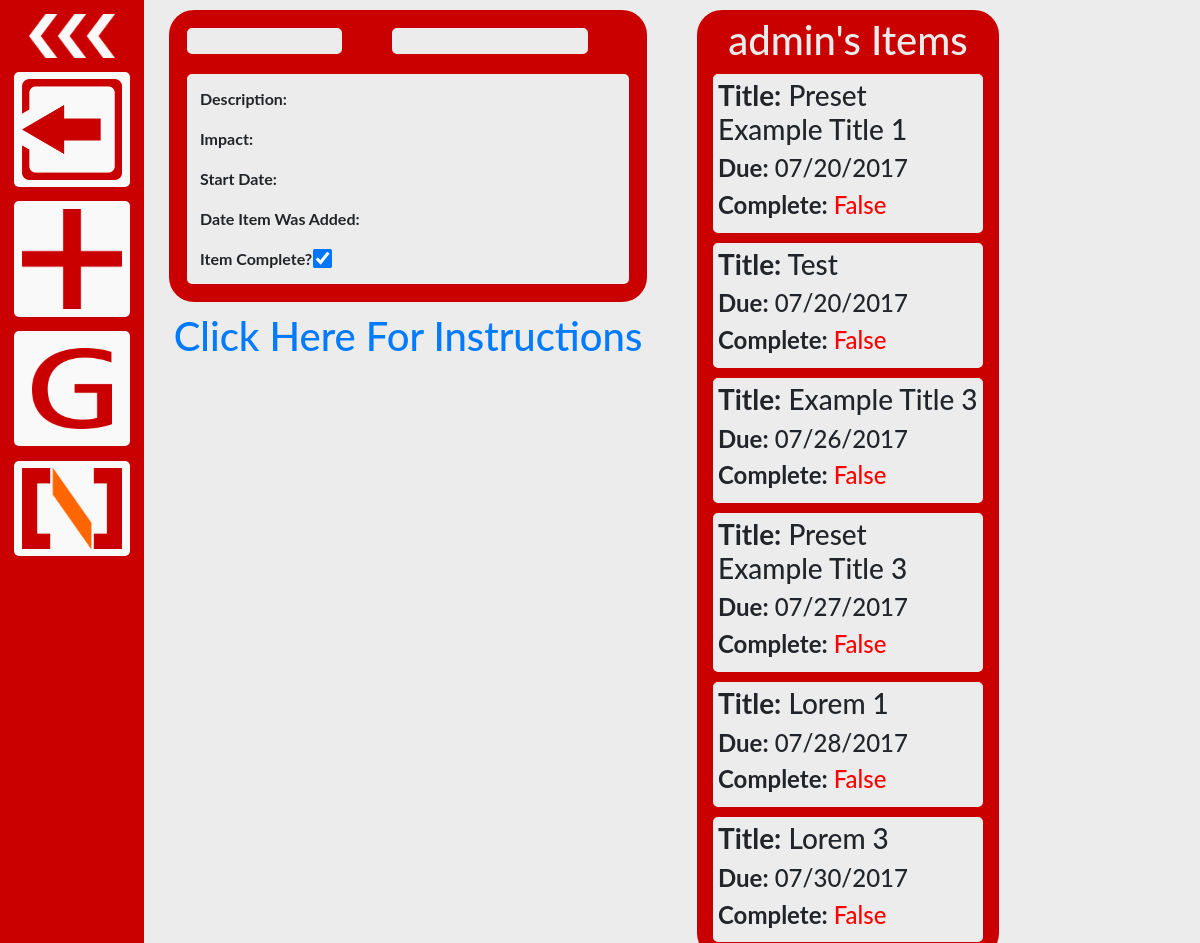
The page /todo/ (signed in, upper part) on the database as committed earlier.
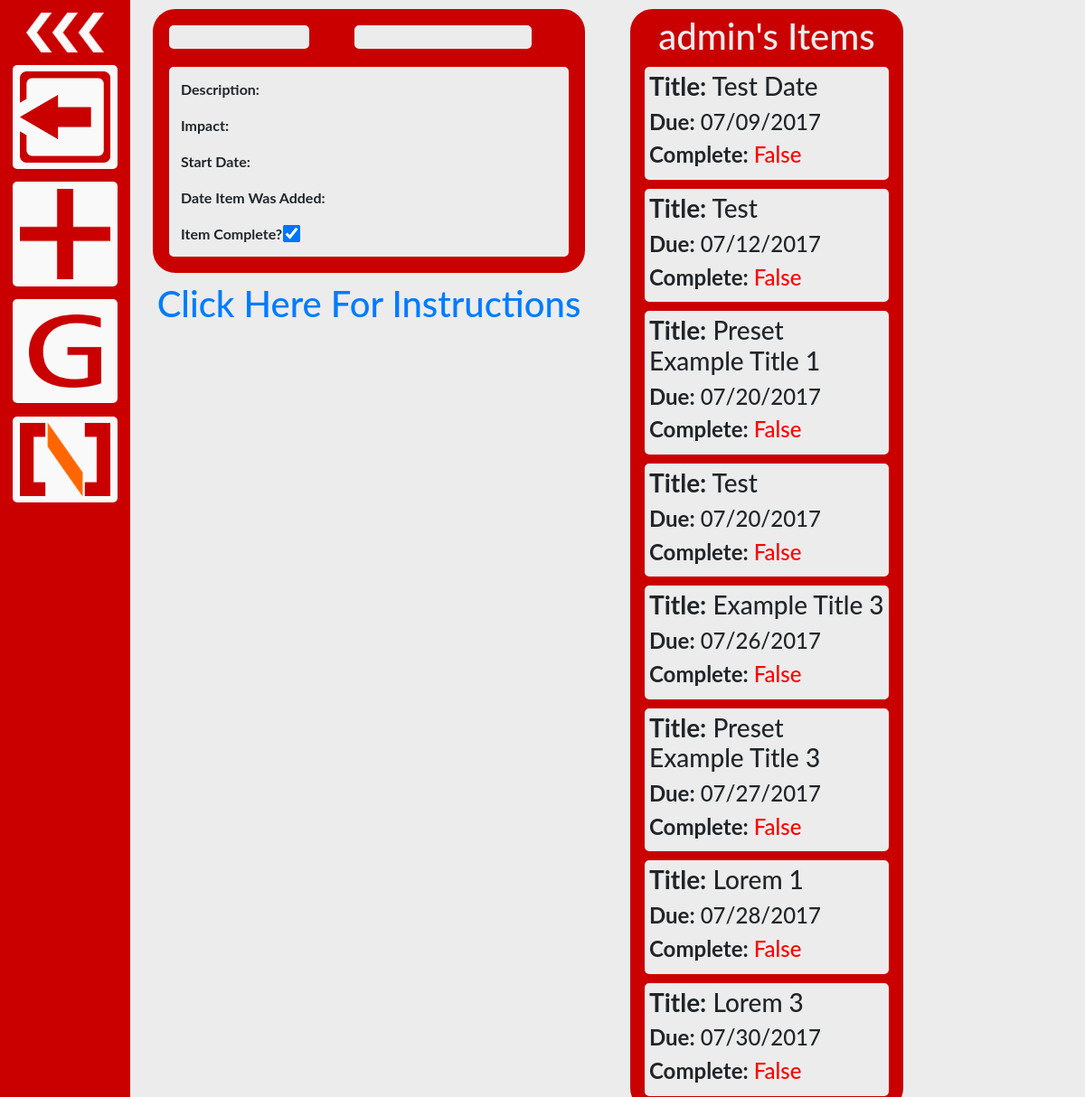
The same page on the database as committed later.
### todo/models.py (models this page shows, shortened)
class Item(models.Model):
    username = models.CharField(max_length=200)
    title_text = models.CharField(max_length=200)
    desc_text = models.TextField()
    impact_text = models.TextField()
    start_date = models.DateTimeField()
    due_date = models.DateTimeField()
    priority = models.FloatField()
    complete = models.BooleanField()
    add_date = models.DateTimeField()

### todo/views.py (the view)
@login_required(login_url='/login/')
def index(request):
    username = request.user
    todo_items = Item.objects\
        .filter(username=username, due_date__gte=timezone.now())\
        .order_by('due_date')
    past_items = Item.objects\
        .filter(username=username, due_date__lt=timezone.now())\
        .order_by('due_date')
    return render(request, 'todo/index.html',
                  {'item_list': todo_items,
                   'past_items': past_items})

### todo/templates/todo/index.html (shortened to what this page needs)
{% extends "todo/base.html" %}
{% block content %}
<div class="container-fluid">
  <div class="row">
    <div class="col-md-6 panel">
      <div id="todo_item">
        <div>
          <div class="row">
            <div class="col-xl-5 col-lg-12 col-sm-12">
              <h1 class="item_header" id="json_title_text"></h1>
            </div>
            <div class="col-xl-6 col-lg-12 col-sm-12">
              <h1 class="item_header" id="json_due_date"></h1>
            </div>
          </div>
          <div class="item_body">
            <p><b>Description:</b><div id="json_desc_text"></div></p>
            <p><b>Impact:</b><div id="json_impact_text"></div></p>
            <p><b>Start Date:</b><div id="json_start_date"></div></p>
            <p><b>Date Item Was Added:</b><div id="json_add_date"></div></p>
            <b>Item Complete? </b><input id="-1" type="checkbox" name="item_complete" checked>
          </div>
        </div>
      </div>
      <div class="text-center">
        <h1><a href="https://github.com/noah-dev/todo_django/blob/master/instructions.png"target="_blank">Click Here For Instructions</a></h1>
      </div>
    </div>
    <div id="todo_list" class="col-md-4 panel">
      <div id = "todo_container">
        <div class="col-md-12" style="text-align: center; color: #ececec;">
          <h1>{{request.user.username}}'s Items</h1>
        </div>
        {% for item in item_list %}
        <div class="item" id = {{item.id}}>
          <div class="item_info">
            <h3><b>Title:</b> {{item.title_text}}</h3>
            <h4><b>Due:</b> {{item.due_date | date:"m/d/Y"}}</h4>
            <h4><div class="complete_info" id = {{item.id}}>
              {% if item.complete %}
                <b>Complete:</b> <span id ="complete_status" style='color: green'>{{item.complete}}</span>
              {% else %}
                <b>Complete:</b> <span id ="complete_status" style='color: red'>{{item.complete}}</span>
              {% endif %}
            </div></h4>
          </div>
        </div>
        {% endfor %}
      </div>
    </div>
  </div>
</div>
{% endblock %}

Rows that differ between the two databases and show on the page:
added Item: title_text "Test Date", due_date "07/09/2017", complete "False"
added Item: title_text "Test", due_date "07/12/2017", complete "False"
